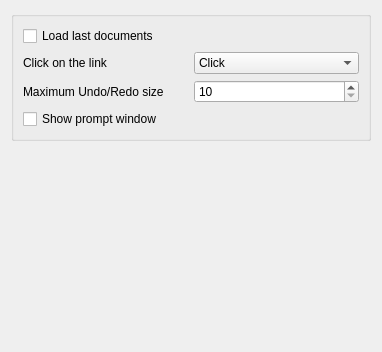
<?xml version="1.0" encoding="UTF-8"?>
<ui version="4.0">
 <class>DocumentsSettingsForm</class>
 <widget class="QWidget" name="DocumentsSettingsForm">
  <property name="geometry">
   <rect>
    <x>0</x>
    <y>0</y>
    <width>382</width>
    <height>352</height>
   </rect>
  </property>
  <property name="windowTitle">
   <string>Form</string>
  </property>
  <layout class="QVBoxLayout" name="verticalLayout_2">
   <item>
    <layout class="QVBoxLayout" name="verticalLayout">
     <item>
      <widget class="QGroupBox" name="groupBox">
       <property name="title">
        <string/>
       </property>
       <layout class="QVBoxLayout" name="verticalLayout_4">
        <item>
         <layout class="QVBoxLayout" name="verticalLayout_3">
          <item>
           <widget class="QCheckBox" name="load_last_documents">
            <property name="text">
             <string>Load last documents</string>
            </property>
           </widget>
          </item>
          <item>
           <layout class="QHBoxLayout" name="horizontalLayout">
            <item>
             <widget class="QLabel" name="label">
              <property name="text">
               <string>Click on the link</string>
              </property>
             </widget>
            </item>
            <item>
             <widget class="QComboBox" name="click_link">
              <item>
               <property name="text">
                <string>Click</string>
               </property>
              </item>
              <item>
               <property name="text">
                <string>Ctrl+Click</string>
               </property>
              </item>
             </widget>
            </item>
           </layout>
          </item>
          <item>
           <layout class="QHBoxLayout" name="horizontalLayout_9">
            <item>
             <widget class="QLabel" name="label_2">
              <property name="text">
               <string>Maximum Undo/Redo size</string>
              </property>
             </widget>
            </item>
            <item>
             <widget class="QSpinBox" name="undo_size">
              <property name="minimum">
               <number>10</number>
              </property>
              <property name="maximum">
               <number>1000</number>
              </property>
             </widget>
            </item>
           </layout>
          </item>
          <item>
           <widget class="QCheckBox" name="auto_prompt">
            <property name="text">
             <string>Show prompt window</string>
            </property>
           </widget>
          </item>
         </layout>
        </item>
       </layout>
      </widget>
     </item>
     <item>
      <spacer name="verticalSpacer">
       <property name="orientation">
        <enum>Qt::Vertical</enum>
       </property>
       <property name="sizeHint" stdset="0">
        <size>
         <width>20</width>
         <height>40</height>
        </size>
       </property>
      </spacer>
     </item>
    </layout>
   </item>
  </layout>
 </widget>
 <resources/>
 <connections/>
</ui>
